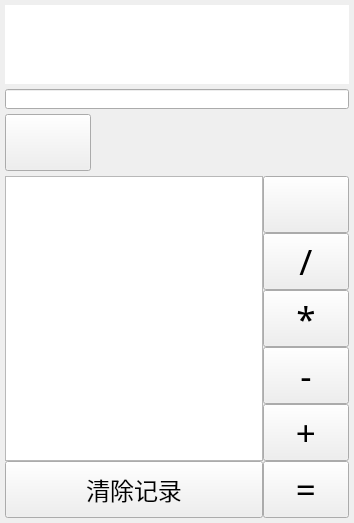
<?xml version="1.0" encoding="UTF-8"?>
<ui version="4.0">
 <class>Widget</class>
 <widget class="QWidget" name="Widget">
  <property name="geometry">
   <rect>
    <x>0</x>
    <y>0</y>
    <width>354</width>
    <height>464</height>
   </rect>
  </property>
  <property name="sizePolicy">
   <sizepolicy hsizetype="Minimum" vsizetype="Minimum">
    <horstretch>0</horstretch>
    <verstretch>0</verstretch>
   </sizepolicy>
  </property>
  <property name="minimumSize">
   <size>
    <width>250</width>
    <height>0</height>
   </size>
  </property>
  <property name="windowTitle">
   <string>Widget</string>
  </property>
  <property name="layoutDirection">
   <enum>Qt::LeftToRight</enum>
  </property>
  <property name="styleSheet">
   <string notr="true"/>
  </property>
  <layout class="QVBoxLayout" name="verticalLayout_4">
   <property name="spacing">
    <number>5</number>
   </property>
   <property name="sizeConstraint">
    <enum>QLayout::SetDefaultConstraint</enum>
   </property>
   <property name="leftMargin">
    <number>5</number>
   </property>
   <property name="topMargin">
    <number>5</number>
   </property>
   <property name="rightMargin">
    <number>5</number>
   </property>
   <property name="bottomMargin">
    <number>5</number>
   </property>
   <item>
    <layout class="QVBoxLayout" name="verticalLayout_3" stretch="1,1,1,1,6">
     <property name="spacing">
      <number>5</number>
     </property>
     <item>
      <spacer name="verticalSpacer">
       <property name="orientation">
        <enum>Qt::Vertical</enum>
       </property>
       <property name="sizeType">
        <enum>QSizePolicy::Preferred</enum>
       </property>
       <property name="sizeHint" stdset="0">
        <size>
         <width>339</width>
         <height>10</height>
        </size>
       </property>
      </spacer>
     </item>
     <item>
      <widget class="QLineEdit" name="lineEdit">
       <property name="sizePolicy">
        <sizepolicy hsizetype="Preferred" vsizetype="Preferred">
         <horstretch>0</horstretch>
         <verstretch>0</verstretch>
        </sizepolicy>
       </property>
       <property name="minimumSize">
        <size>
         <width>0</width>
         <height>0</height>
        </size>
       </property>
       <property name="font">
        <font>
         <family>Adobe Devanagari</family>
         <pointsize>42</pointsize>
         <weight>75</weight>
         <bold>true</bold>
        </font>
       </property>
       <property name="styleSheet">
        <string notr="true">border: none;</string>
       </property>
       <property name="alignment">
        <set>Qt::AlignRight|Qt::AlignTrailing|Qt::AlignVCenter</set>
       </property>
       <property name="readOnly">
        <bool>true</bool>
       </property>
      </widget>
     </item>
     <item>
      <widget class="QLineEdit" name="lineOutput">
       <property name="sizePolicy">
        <sizepolicy hsizetype="Preferred" vsizetype="Preferred">
         <horstretch>0</horstretch>
         <verstretch>0</verstretch>
        </sizepolicy>
       </property>
       <property name="minimumSize">
        <size>
         <width>0</width>
         <height>20</height>
        </size>
       </property>
       <property name="font">
        <font>
         <family>Adobe Devanagari</family>
         <pointsize>28</pointsize>
         <weight>75</weight>
         <italic>false</italic>
         <bold>true</bold>
         <kerning>false</kerning>
        </font>
       </property>
       <property name="styleSheet">
        <string notr="true"/>
       </property>
       <property name="alignment">
        <set>Qt::AlignRight|Qt::AlignTrailing|Qt::AlignVCenter</set>
       </property>
       <property name="readOnly">
        <bool>true</bool>
       </property>
      </widget>
     </item>
     <item>
      <layout class="QHBoxLayout" name="horizontalLayout_2" stretch="1,3">
       <property name="spacing">
        <number>0</number>
       </property>
       <property name="bottomMargin">
        <number>0</number>
       </property>
       <item>
        <widget class="QPushButton" name="btnHistory">
         <property name="sizePolicy">
          <sizepolicy hsizetype="Preferred" vsizetype="Preferred">
           <horstretch>0</horstretch>
           <verstretch>0</verstretch>
          </sizepolicy>
         </property>
         <property name="minimumSize">
          <size>
           <width>50</width>
           <height>0</height>
          </size>
         </property>
         <property name="font">
          <font>
           <family>Adobe Devanagari</family>
           <pointsize>26</pointsize>
           <weight>50</weight>
           <bold>false</bold>
          </font>
         </property>
         <property name="styleSheet">
          <string notr="true"/>
         </property>
         <property name="text">
          <string/>
         </property>
         <property name="icon">
          <iconset resource="images.qrc">
           <normaloff>:/btnIcon/android_sources/images/history.png</normaloff>:/btnIcon/android_sources/images/history.png</iconset>
         </property>
         <property name="iconSize">
          <size>
           <width>32</width>
           <height>32</height>
          </size>
         </property>
        </widget>
       </item>
       <item>
        <spacer name="horizontalSpacer">
         <property name="sizePolicy">
          <sizepolicy hsizetype="Preferred" vsizetype="Minimum">
           <horstretch>0</horstretch>
           <verstretch>0</verstretch>
          </sizepolicy>
         </property>
         <property name="orientation">
          <enum>Qt::Horizontal</enum>
         </property>
         <property name="sizeType">
          <enum>QSizePolicy::Preferred</enum>
         </property>
         <property name="sizeHint" stdset="0">
          <size>
           <width>0</width>
           <height>0</height>
          </size>
         </property>
        </spacer>
       </item>
      </layout>
     </item>
     <item>
      <layout class="QHBoxLayout" name="horizontalLayout" stretch="3,1">
       <property name="spacing">
        <number>0</number>
       </property>
       <item>
        <widget class="QStackedWidget" name="stackedWidget">
         <property name="sizePolicy">
          <sizepolicy hsizetype="Preferred" vsizetype="Preferred">
           <horstretch>0</horstretch>
           <verstretch>0</verstretch>
          </sizepolicy>
         </property>
         <property name="font">
          <font>
           <family>等线</family>
           <pointsize>28</pointsize>
           <weight>50</weight>
           <bold>false</bold>
          </font>
         </property>
         <property name="currentIndex">
          <number>1</number>
         </property>
         <widget class="QWidget" name="page">
          <property name="sizePolicy">
           <sizepolicy hsizetype="Preferred" vsizetype="Preferred">
            <horstretch>0</horstretch>
            <verstretch>0</verstretch>
           </sizepolicy>
          </property>
          <layout class="QVBoxLayout" name="verticalLayout_2">
           <property name="spacing">
            <number>0</number>
           </property>
           <property name="leftMargin">
            <number>0</number>
           </property>
           <property name="topMargin">
            <number>0</number>
           </property>
           <property name="rightMargin">
            <number>0</number>
           </property>
           <property name="bottomMargin">
            <number>0</number>
           </property>
           <item>
            <layout class="QGridLayout" name="gridLayout">
             <property name="sizeConstraint">
              <enum>QLayout::SetNoConstraint</enum>
             </property>
             <property name="spacing">
              <number>0</number>
             </property>
             <item row="3" column="0">
              <widget class="QPushButton" name="btn4">
               <property name="sizePolicy">
                <sizepolicy hsizetype="Preferred" vsizetype="Preferred">
                 <horstretch>0</horstretch>
                 <verstretch>0</verstretch>
                </sizepolicy>
               </property>
               <property name="minimumSize">
                <size>
                 <width>50</width>
                 <height>0</height>
                </size>
               </property>
               <property name="font">
                <font>
                 <family>等线</family>
                 <pointsize>26</pointsize>
                 <weight>50</weight>
                 <bold>false</bold>
                </font>
               </property>
               <property name="styleSheet">
                <string notr="true"/>
               </property>
               <property name="text">
                <string>4</string>
               </property>
              </widget>
             </item>
             <item row="2" column="2">
              <widget class="QPushButton" name="btn9">
               <property name="sizePolicy">
                <sizepolicy hsizetype="Preferred" vsizetype="Preferred">
                 <horstretch>0</horstretch>
                 <verstretch>0</verstretch>
                </sizepolicy>
               </property>
               <property name="minimumSize">
                <size>
                 <width>50</width>
                 <height>0</height>
                </size>
               </property>
               <property name="font">
                <font>
                 <family>等线</family>
                 <pointsize>26</pointsize>
                 <weight>50</weight>
                 <bold>false</bold>
                </font>
               </property>
               <property name="styleSheet">
                <string notr="true"/>
               </property>
               <property name="text">
                <string>9</string>
               </property>
              </widget>
             </item>
             <item row="4" column="1">
              <widget class="QPushButton" name="btn2">
               <property name="sizePolicy">
                <sizepolicy hsizetype="Preferred" vsizetype="Preferred">
                 <horstretch>0</horstretch>
                 <verstretch>0</verstretch>
                </sizepolicy>
               </property>
               <property name="minimumSize">
                <size>
                 <width>50</width>
                 <height>0</height>
                </size>
               </property>
               <property name="font">
                <font>
                 <family>等线</family>
                 <pointsize>26</pointsize>
                 <weight>50</weight>
                 <bold>false</bold>
                </font>
               </property>
               <property name="styleSheet">
                <string notr="true"/>
               </property>
               <property name="text">
                <string>2</string>
               </property>
              </widget>
             </item>
             <item row="1" column="1">
              <widget class="QPushButton" name="btnRight">
               <property name="sizePolicy">
                <sizepolicy hsizetype="Preferred" vsizetype="Preferred">
                 <horstretch>0</horstretch>
                 <verstretch>0</verstretch>
                </sizepolicy>
               </property>
               <property name="minimumSize">
                <size>
                 <width>50</width>
                 <height>0</height>
                </size>
               </property>
               <property name="font">
                <font>
                 <family>等线</family>
                 <pointsize>26</pointsize>
                 <weight>50</weight>
                 <bold>false</bold>
                </font>
               </property>
               <property name="styleSheet">
                <string notr="true"/>
               </property>
               <property name="text">
                <string>)</string>
               </property>
              </widget>
             </item>
             <item row="2" column="1">
              <widget class="QPushButton" name="btn8">
               <property name="sizePolicy">
                <sizepolicy hsizetype="Preferred" vsizetype="Preferred">
                 <horstretch>0</horstretch>
                 <verstretch>0</verstretch>
                </sizepolicy>
               </property>
               <property name="minimumSize">
                <size>
                 <width>50</width>
                 <height>0</height>
                </size>
               </property>
               <property name="font">
                <font>
                 <family>等线</family>
                 <pointsize>26</pointsize>
                 <weight>50</weight>
                 <bold>false</bold>
                </font>
               </property>
               <property name="styleSheet">
                <string notr="true"/>
               </property>
               <property name="text">
                <string>8</string>
               </property>
              </widget>
             </item>
             <item row="2" column="0">
              <widget class="QPushButton" name="btn7">
               <property name="sizePolicy">
                <sizepolicy hsizetype="Preferred" vsizetype="Preferred">
                 <horstretch>0</horstretch>
                 <verstretch>0</verstretch>
                </sizepolicy>
               </property>
               <property name="minimumSize">
                <size>
                 <width>50</width>
                 <height>0</height>
                </size>
               </property>
               <property name="font">
                <font>
                 <family>等线</family>
                 <pointsize>26</pointsize>
                 <weight>50</weight>
                 <bold>false</bold>
                </font>
               </property>
               <property name="styleSheet">
                <string notr="true"/>
               </property>
               <property name="text">
                <string>7</string>
               </property>
              </widget>
             </item>
             <item row="4" column="0">
              <widget class="QPushButton" name="btn1">
               <property name="sizePolicy">
                <sizepolicy hsizetype="Preferred" vsizetype="Preferred">
                 <horstretch>0</horstretch>
                 <verstretch>0</verstretch>
                </sizepolicy>
               </property>
               <property name="minimumSize">
                <size>
                 <width>50</width>
                 <height>0</height>
                </size>
               </property>
               <property name="font">
                <font>
                 <family>等线</family>
                 <pointsize>26</pointsize>
                 <weight>50</weight>
                 <bold>false</bold>
                </font>
               </property>
               <property name="styleSheet">
                <string notr="true"/>
               </property>
               <property name="text">
                <string>1</string>
               </property>
              </widget>
             </item>
             <item row="5" column="0">
              <widget class="QPushButton" name="btnPrecent">
               <property name="sizePolicy">
                <sizepolicy hsizetype="Preferred" vsizetype="Preferred">
                 <horstretch>0</horstretch>
                 <verstretch>0</verstretch>
                </sizepolicy>
               </property>
               <property name="minimumSize">
                <size>
                 <width>50</width>
                 <height>0</height>
                </size>
               </property>
               <property name="font">
                <font>
                 <family>等线</family>
                 <pointsize>26</pointsize>
                 <weight>50</weight>
                 <bold>false</bold>
                </font>
               </property>
               <property name="styleSheet">
                <string notr="true"/>
               </property>
               <property name="text">
                <string>%</string>
               </property>
              </widget>
             </item>
             <item row="3" column="1">
              <widget class="QPushButton" name="btn5">
               <property name="sizePolicy">
                <sizepolicy hsizetype="Preferred" vsizetype="Preferred">
                 <horstretch>0</horstretch>
                 <verstretch>0</verstretch>
                </sizepolicy>
               </property>
               <property name="minimumSize">
                <size>
                 <width>50</width>
                 <height>0</height>
                </size>
               </property>
               <property name="font">
                <font>
                 <family>等线</family>
                 <pointsize>26</pointsize>
                 <weight>50</weight>
                 <bold>false</bold>
                </font>
               </property>
               <property name="styleSheet">
                <string notr="true"/>
               </property>
               <property name="text">
                <string>5</string>
               </property>
              </widget>
             </item>
             <item row="5" column="1">
              <widget class="QPushButton" name="btn0">
               <property name="sizePolicy">
                <sizepolicy hsizetype="Preferred" vsizetype="Preferred">
                 <horstretch>0</horstretch>
                 <verstretch>0</verstretch>
                </sizepolicy>
               </property>
               <property name="minimumSize">
                <size>
                 <width>50</width>
                 <height>0</height>
                </size>
               </property>
               <property name="font">
                <font>
                 <family>等线</family>
                 <pointsize>26</pointsize>
                 <weight>50</weight>
                 <bold>false</bold>
                </font>
               </property>
               <property name="styleSheet">
                <string notr="true"/>
               </property>
               <property name="text">
                <string>0</string>
               </property>
              </widget>
             </item>
             <item row="0" column="1">
              <widget class="QPushButton" name="pushButton">
               <property name="sizePolicy">
                <sizepolicy hsizetype="Preferred" vsizetype="Preferred">
                 <horstretch>0</horstretch>
                 <verstretch>0</verstretch>
                </sizepolicy>
               </property>
               <property name="minimumSize">
                <size>
                 <width>50</width>
                 <height>0</height>
                </size>
               </property>
               <property name="font">
                <font>
                 <family>等线</family>
                 <pointsize>26</pointsize>
                 <weight>50</weight>
                 <bold>false</bold>
                </font>
               </property>
               <property name="text">
                <string>t</string>
               </property>
              </widget>
             </item>
             <item row="1" column="2">
              <widget class="QPushButton" name="btnNegative">
               <property name="sizePolicy">
                <sizepolicy hsizetype="Preferred" vsizetype="Preferred">
                 <horstretch>0</horstretch>
                 <verstretch>0</verstretch>
                </sizepolicy>
               </property>
               <property name="minimumSize">
                <size>
                 <width>50</width>
                 <height>0</height>
                </size>
               </property>
               <property name="font">
                <font>
                 <family>等线</family>
                 <pointsize>26</pointsize>
                 <weight>50</weight>
                 <bold>false</bold>
                </font>
               </property>
               <property name="styleSheet">
                <string notr="true"/>
               </property>
               <property name="text">
                <string>+/-</string>
               </property>
               <property name="checkable">
                <bool>false</bool>
               </property>
               <property name="checked">
                <bool>false</bool>
               </property>
              </widget>
             </item>
             <item row="0" column="2">
              <widget class="QPushButton" name="btnClear">
               <property name="sizePolicy">
                <sizepolicy hsizetype="Preferred" vsizetype="Preferred">
                 <horstretch>0</horstretch>
                 <verstretch>0</verstretch>
                </sizepolicy>
               </property>
               <property name="minimumSize">
                <size>
                 <width>50</width>
                 <height>0</height>
                </size>
               </property>
               <property name="font">
                <font>
                 <family>等线</family>
                 <pointsize>26</pointsize>
                 <weight>50</weight>
                 <bold>false</bold>
                </font>
               </property>
               <property name="styleSheet">
                <string notr="true"/>
               </property>
               <property name="text">
                <string>AC</string>
               </property>
              </widget>
             </item>
             <item row="4" column="2">
              <widget class="QPushButton" name="btn3">
               <property name="sizePolicy">
                <sizepolicy hsizetype="Preferred" vsizetype="Preferred">
                 <horstretch>0</horstretch>
                 <verstretch>0</verstretch>
                </sizepolicy>
               </property>
               <property name="minimumSize">
                <size>
                 <width>50</width>
                 <height>0</height>
                </size>
               </property>
               <property name="font">
                <font>
                 <family>等线</family>
                 <pointsize>26</pointsize>
                 <weight>50</weight>
                 <bold>false</bold>
                </font>
               </property>
               <property name="styleSheet">
                <string notr="true"/>
               </property>
               <property name="text">
                <string>3</string>
               </property>
              </widget>
             </item>
             <item row="3" column="2">
              <widget class="QPushButton" name="btn6">
               <property name="sizePolicy">
                <sizepolicy hsizetype="Preferred" vsizetype="Preferred">
                 <horstretch>0</horstretch>
                 <verstretch>0</verstretch>
                </sizepolicy>
               </property>
               <property name="minimumSize">
                <size>
                 <width>50</width>
                 <height>0</height>
                </size>
               </property>
               <property name="font">
                <font>
                 <family>等线</family>
                 <pointsize>26</pointsize>
                 <weight>50</weight>
                 <bold>false</bold>
                </font>
               </property>
               <property name="styleSheet">
                <string notr="true"/>
               </property>
               <property name="text">
                <string>6</string>
               </property>
              </widget>
             </item>
             <item row="0" column="0">
              <widget class="QPushButton" name="pushButton_2">
               <property name="sizePolicy">
                <sizepolicy hsizetype="Preferred" vsizetype="Preferred">
                 <horstretch>0</horstretch>
                 <verstretch>0</verstretch>
                </sizepolicy>
               </property>
               <property name="minimumSize">
                <size>
                 <width>50</width>
                 <height>0</height>
                </size>
               </property>
               <property name="font">
                <font>
                 <family>等线</family>
                 <pointsize>26</pointsize>
                 <weight>50</weight>
                 <bold>false</bold>
                </font>
               </property>
               <property name="text">
                <string>t</string>
               </property>
              </widget>
             </item>
             <item row="1" column="0">
              <widget class="QPushButton" name="btnLeft">
               <property name="sizePolicy">
                <sizepolicy hsizetype="Preferred" vsizetype="Preferred">
                 <horstretch>0</horstretch>
                 <verstretch>0</verstretch>
                </sizepolicy>
               </property>
               <property name="minimumSize">
                <size>
                 <width>50</width>
                 <height>0</height>
                </size>
               </property>
               <property name="font">
                <font>
                 <family>等线</family>
                 <pointsize>26</pointsize>
                 <weight>50</weight>
                 <bold>false</bold>
                </font>
               </property>
               <property name="styleSheet">
                <string notr="true"/>
               </property>
               <property name="text">
                <string>(</string>
               </property>
              </widget>
             </item>
             <item row="5" column="2">
              <widget class="QPushButton" name="btnPoint">
               <property name="sizePolicy">
                <sizepolicy hsizetype="Preferred" vsizetype="Preferred">
                 <horstretch>0</horstretch>
                 <verstretch>0</verstretch>
                </sizepolicy>
               </property>
               <property name="minimumSize">
                <size>
                 <width>50</width>
                 <height>0</height>
                </size>
               </property>
               <property name="font">
                <font>
                 <family>等线</family>
                 <pointsize>26</pointsize>
                 <weight>50</weight>
                 <bold>false</bold>
                </font>
               </property>
               <property name="styleSheet">
                <string notr="true"/>
               </property>
               <property name="text">
                <string>.</string>
               </property>
              </widget>
             </item>
            </layout>
           </item>
          </layout>
         </widget>
         <widget class="QWidget" name="page_2">
          <property name="sizePolicy">
           <sizepolicy hsizetype="Expanding" vsizetype="Expanding">
            <horstretch>0</horstretch>
            <verstretch>0</verstretch>
           </sizepolicy>
          </property>
          <layout class="QGridLayout" name="gridLayout_4">
           <property name="leftMargin">
            <number>0</number>
           </property>
           <property name="topMargin">
            <number>0</number>
           </property>
           <property name="rightMargin">
            <number>0</number>
           </property>
           <property name="bottomMargin">
            <number>0</number>
           </property>
           <property name="spacing">
            <number>0</number>
           </property>
           <item row="0" column="0">
            <layout class="QVBoxLayout" name="verticalLayout_5" stretch="5,1">
             <property name="spacing">
              <number>0</number>
             </property>
             <item>
              <widget class="QListWidget" name="listWidget">
               <property name="sizePolicy">
                <sizepolicy hsizetype="Preferred" vsizetype="Preferred">
                 <horstretch>0</horstretch>
                 <verstretch>0</verstretch>
                </sizepolicy>
               </property>
               <property name="font">
                <font>
                 <family>Adobe Devanagari</family>
                 <pointsize>22</pointsize>
                 <weight>50</weight>
                 <bold>false</bold>
                </font>
               </property>
               <property name="verticalScrollBarPolicy">
                <enum>Qt::ScrollBarAlwaysOff</enum>
               </property>
               <property name="autoScroll">
                <bool>true</bool>
               </property>
               <property name="editTriggers">
                <set>QAbstractItemView::SelectedClicked</set>
               </property>
               <property name="showDropIndicator" stdset="0">
                <bool>false</bool>
               </property>
               <property name="selectionMode">
                <enum>QAbstractItemView::SingleSelection</enum>
               </property>
               <property name="movement">
                <enum>QListView::Static</enum>
               </property>
               <property name="resizeMode">
                <enum>QListView::Fixed</enum>
               </property>
              </widget>
             </item>
             <item>
              <widget class="QPushButton" name="btnClearData">
               <property name="sizePolicy">
                <sizepolicy hsizetype="Preferred" vsizetype="Preferred">
                 <horstretch>0</horstretch>
                 <verstretch>0</verstretch>
                </sizepolicy>
               </property>
               <property name="font">
                <font>
                 <family>Adobe Devanagari</family>
                 <pointsize>18</pointsize>
                 <weight>50</weight>
                 <bold>false</bold>
                </font>
               </property>
               <property name="text">
                <string>清除记录</string>
               </property>
              </widget>
             </item>
            </layout>
           </item>
          </layout>
         </widget>
        </widget>
       </item>
       <item>
        <layout class="QVBoxLayout" name="verticalLayout">
         <property name="spacing">
          <number>0</number>
         </property>
         <item>
          <widget class="QPushButton" name="btnBack">
           <property name="sizePolicy">
            <sizepolicy hsizetype="Preferred" vsizetype="Preferred">
             <horstretch>0</horstretch>
             <verstretch>0</verstretch>
            </sizepolicy>
           </property>
           <property name="minimumSize">
            <size>
             <width>50</width>
             <height>0</height>
            </size>
           </property>
           <property name="font">
            <font>
             <family>等线</family>
             <pointsize>26</pointsize>
             <weight>50</weight>
             <bold>false</bold>
            </font>
           </property>
           <property name="styleSheet">
            <string notr="true"/>
           </property>
           <property name="text">
            <string/>
           </property>
           <property name="icon">
            <iconset resource="images.qrc">
             <normaloff>:/android_sources/images/delete.png</normaloff>:/android_sources/images/delete.png</iconset>
           </property>
           <property name="iconSize">
            <size>
             <width>32</width>
             <height>32</height>
            </size>
           </property>
          </widget>
         </item>
         <item>
          <widget class="QPushButton" name="btnDivide">
           <property name="sizePolicy">
            <sizepolicy hsizetype="Preferred" vsizetype="Preferred">
             <horstretch>0</horstretch>
             <verstretch>0</verstretch>
            </sizepolicy>
           </property>
           <property name="minimumSize">
            <size>
             <width>50</width>
             <height>0</height>
            </size>
           </property>
           <property name="font">
            <font>
             <family>等线</family>
             <pointsize>26</pointsize>
             <weight>50</weight>
             <bold>false</bold>
            </font>
           </property>
           <property name="styleSheet">
            <string notr="true"/>
           </property>
           <property name="text">
            <string>/</string>
           </property>
          </widget>
         </item>
         <item>
          <widget class="QPushButton" name="btnMultiply">
           <property name="sizePolicy">
            <sizepolicy hsizetype="Preferred" vsizetype="Preferred">
             <horstretch>0</horstretch>
             <verstretch>0</verstretch>
            </sizepolicy>
           </property>
           <property name="minimumSize">
            <size>
             <width>50</width>
             <height>0</height>
            </size>
           </property>
           <property name="font">
            <font>
             <family>等线</family>
             <pointsize>26</pointsize>
             <weight>50</weight>
             <bold>false</bold>
            </font>
           </property>
           <property name="styleSheet">
            <string notr="true"/>
           </property>
           <property name="text">
            <string>*</string>
           </property>
          </widget>
         </item>
         <item>
          <widget class="QPushButton" name="btnSubtract">
           <property name="sizePolicy">
            <sizepolicy hsizetype="Preferred" vsizetype="Preferred">
             <horstretch>0</horstretch>
             <verstretch>0</verstretch>
            </sizepolicy>
           </property>
           <property name="minimumSize">
            <size>
             <width>50</width>
             <height>0</height>
            </size>
           </property>
           <property name="font">
            <font>
             <family>等线</family>
             <pointsize>26</pointsize>
             <weight>50</weight>
             <bold>false</bold>
            </font>
           </property>
           <property name="styleSheet">
            <string notr="true"/>
           </property>
           <property name="text">
            <string>-</string>
           </property>
          </widget>
         </item>
         <item>
          <widget class="QPushButton" name="btnAdd">
           <property name="sizePolicy">
            <sizepolicy hsizetype="Preferred" vsizetype="Preferred">
             <horstretch>0</horstretch>
             <verstretch>0</verstretch>
            </sizepolicy>
           </property>
           <property name="minimumSize">
            <size>
             <width>50</width>
             <height>0</height>
            </size>
           </property>
           <property name="font">
            <font>
             <family>等线</family>
             <pointsize>26</pointsize>
             <weight>50</weight>
             <bold>false</bold>
            </font>
           </property>
           <property name="styleSheet">
            <string notr="true"/>
           </property>
           <property name="text">
            <string>+</string>
           </property>
          </widget>
         </item>
         <item>
          <widget class="QPushButton" name="btnEqual">
           <property name="sizePolicy">
            <sizepolicy hsizetype="Preferred" vsizetype="Preferred">
             <horstretch>0</horstretch>
             <verstretch>0</verstretch>
            </sizepolicy>
           </property>
           <property name="minimumSize">
            <size>
             <width>50</width>
             <height>0</height>
            </size>
           </property>
           <property name="font">
            <font>
             <family>等线</family>
             <pointsize>26</pointsize>
             <weight>50</weight>
             <bold>false</bold>
            </font>
           </property>
           <property name="styleSheet">
            <string notr="true"/>
           </property>
           <property name="text">
            <string>=</string>
           </property>
          </widget>
         </item>
        </layout>
       </item>
      </layout>
     </item>
    </layout>
   </item>
  </layout>
 </widget>
 <resources>
  <include location="images.qrc"/>
 </resources>
 <connections/>
</ui>
